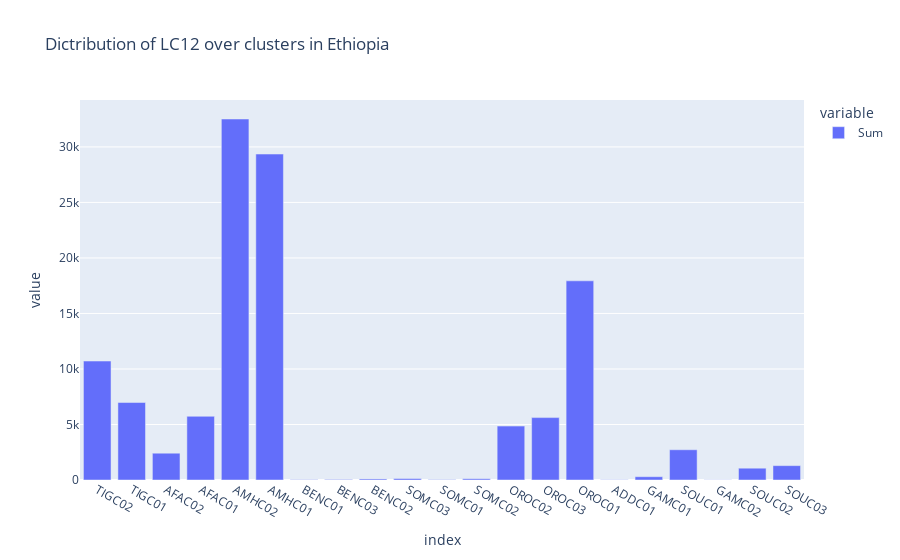

Notebook cell for this chart:
### Code cell
# Create a dictionary that includes the name of the clusters and a selected parameter
clust_dict = dict.fromkeys(clust_names, 1)

# Update the values based on parameter
parameter = "LC12"                        # This is the column you want to include in the graph

for key, value in clust_dict.items():
    clust_dict[key] = round(clusters.get_group(key)[parameter].sum(),2)   # Note that this calculates the sum, change if needed

fig_Cluster = px.bar(pd.DataFrame.from_dict(clust_dict, orient='index', columns=['Sum']), title="Dictribution of {} over clusters in Ethiopia".format(parameter))
fig_Cluster.show()

### Figure 1 — Plotly figure (JSON) as saved in the notebook; plotly's stock layout.template omitted (floating-point values rounded to 4 significant figures)
{"data": [{"alignmentgroup": "True", "hovertemplate": "variable=Sum<br>index=%{x}<br>value=%{y}<extra></extra>", "legendgroup": "Sum", "marker": {"color": "#636efa"}, "name": "Sum", "offsetgroup": "Sum", "orientation": "v", "showlegend": true, "textposition": "auto", "type": "bar", "x": ["TIGC02", "TIGC01", "AFAC02", "AFAC01", "AMHC02", "AMHC01", "BENC01", "BENC03", "BENC02", "SOMC03", "SOMC01", "SOMC02", "OROC02", "OROC03", "OROC01", "ADDC01", "GAMC01", "SOUC01", "GAMC02", "SOUC02", "SOUC03"], "xaxis": "x", "y": [10710.0, 6979.0, 2413.0, 5737.0, 32510.0, 29360.0, 30.47, 49.02, 94.41, 129.3, 33.41, 113.8, 4856.0, 5620.0, 17940.0, 21.05, 296.2, 2725.0, 15.09, 1063.0, 1293], "yaxis": "y"}], "layout": {"barmode": "relative", "legend": {"title": {"text": "variable"}, "tracegroupgap": 0}, "title": {"text": "Dictribution of LC12 over clusters in Ethiopia"}, "xaxis": {"anchor": "y", "domain": [0, 1], "title": {"text": "index"}}, "yaxis": {"anchor": "x", "domain": [0, 1], "title": {"text": "value"}}}}
